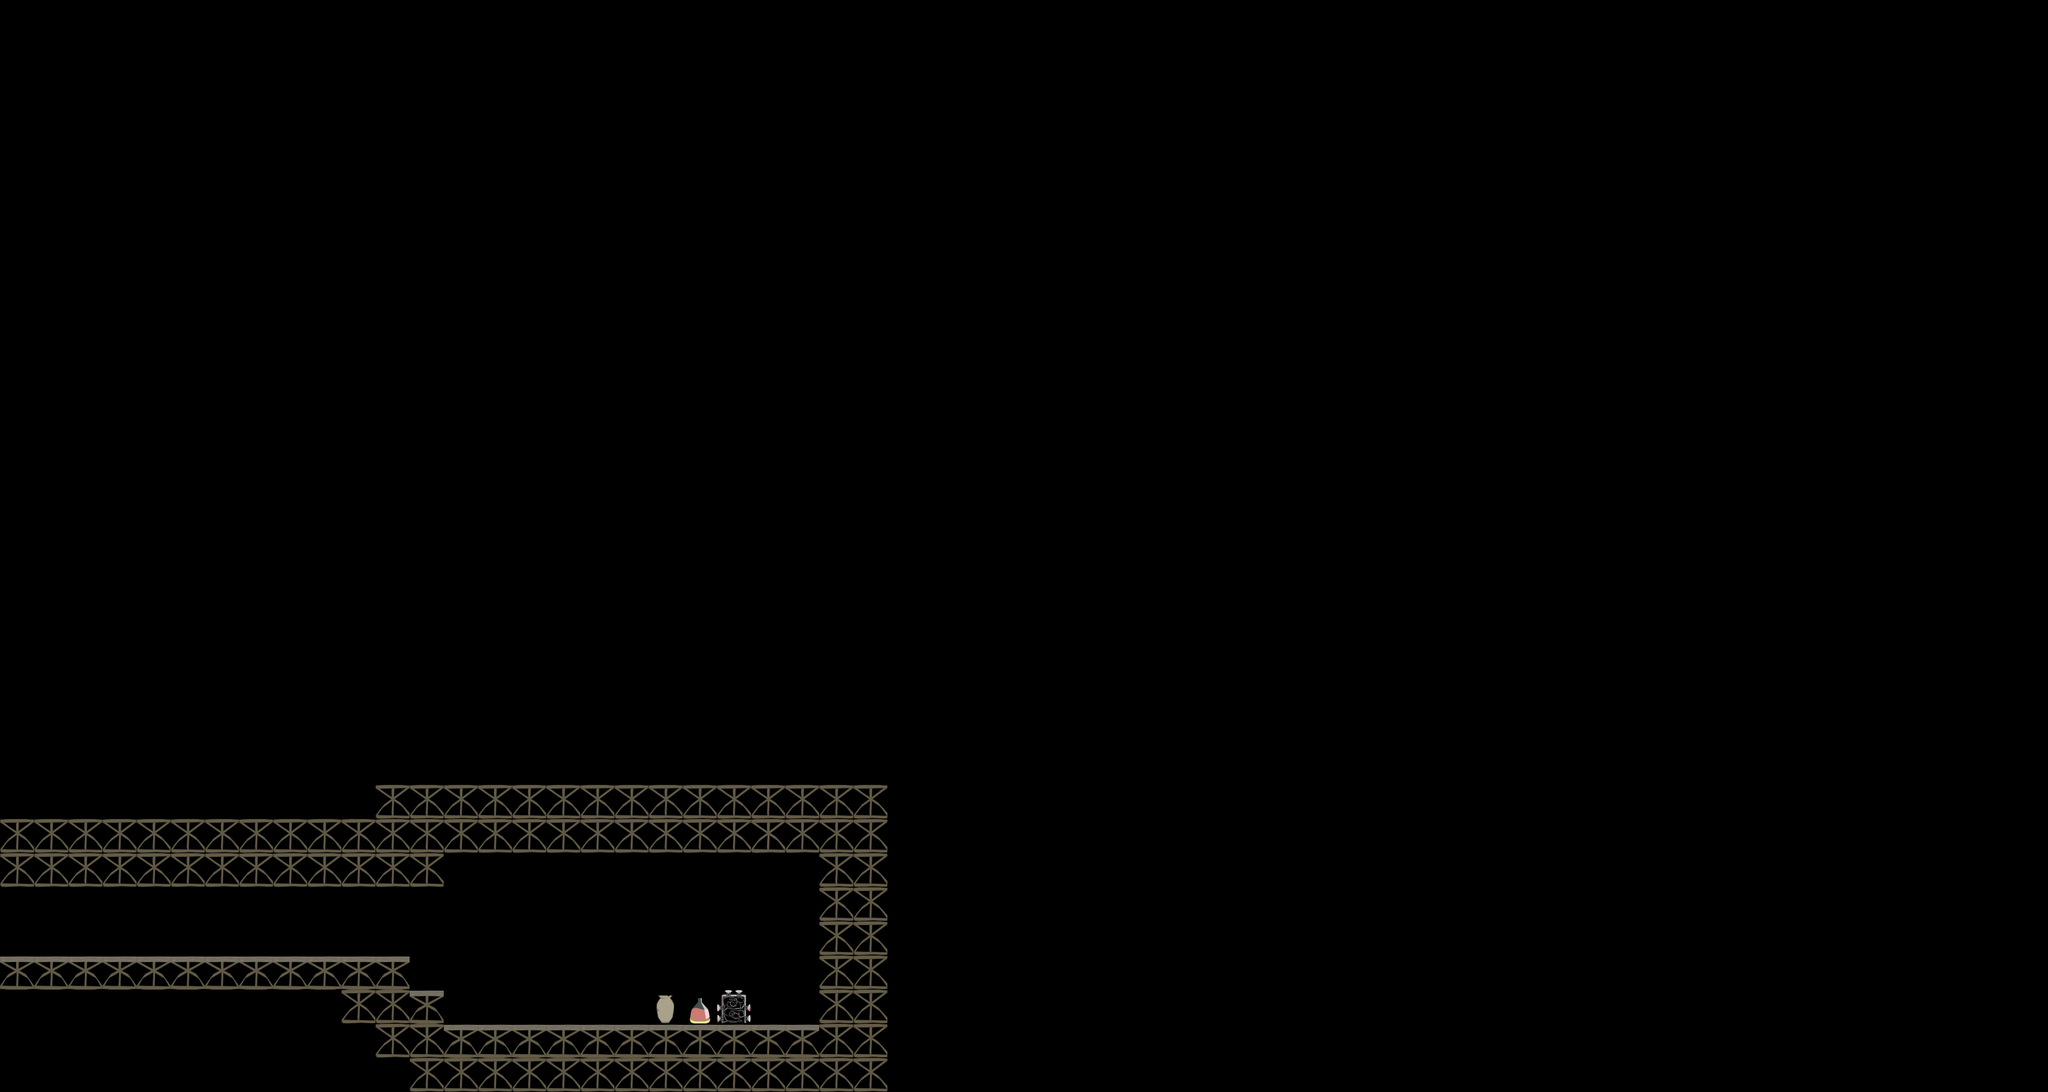

Tiled map render using the project's own tile images. Description and the map definition, with tile-layer contents summarised, below:
An orthogonal 60x32 tile map with 64x64 px tiles, 5 tile layers (background, walls, hazards, pickups, ...) and 4 objects (enemy1, spawn1, door1, relic1).

<map version="1.0" orientation="orthogonal" width="60" height="32" tilewidth="64" tileheight="64">
 <tileset firstgid="1" name="standards" tilewidth="64" tileheight="64">
  <image source="DuelMapTiles-hd.png" width="256" height="256" />
 </tileset>
 <layer name="background" width="60" height="32">
  <data>[1920 cells, 1 non-empty, 1 distinct tile ids]</data>
 </layer>
 <layer name="walls" width="60" height="32">
  <data>[1920 cells, 108 non-empty, 2 distinct tile ids]</data>
 </layer>
 <layer name="hazards" width="60" height="32">
  <data>[1920 cells, 1 non-empty, 1 distinct tile ids]</data>
 </layer>
 <layer name="pickups" width="60" height="32">
  <data>[1920 cells, 1 non-empty, 1 distinct tile ids]</data>
 </layer>
 <layer name="falseWalls" width="60" height="32">
  <data>[1920 cells, 1 non-empty, 1 distinct tile ids]</data>
 </layer>
 <objectgroup name="enemies" width="60" height="32">
  <object name="enemy1" x="1056" y="1888" />
 </objectgroup>
 <objectgroup name="spawns" width="60" height="32">
  <object name="spawn1" x="101" y="1725" />
 </objectgroup>
 <objectgroup name="doors" width="60" height="32">
  <object name="door1" x="33" y="1764">
   <properties>
    <property name="level" value="19" />
    <property name="spawn" value="2" />
   </properties>
  </object>
 </objectgroup>
 <objectgroup name="relics" width="60" height="32">
  <object name="relic1" x="1507" y="1889">
   <properties>
    <property name="name" value="visionBandana" />
   </properties>
  </object>
 </objectgroup>
 <objectgroup name="climbing" width="60" height="32" />
</map>
